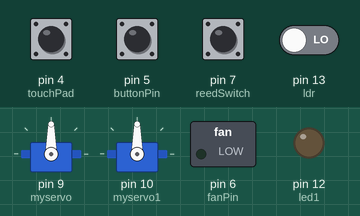
The sketch below on a simulated Arduino Uno, built with avr-gcc and run on an emulated ATmega328P. Parts: 2 × servo, switched loads named in the sketch (green lamp = pin HIGH), output pins drawn as LEDs (lit = HIGH). The test bench sets the inputs (shaded band); at power-on: pin 4 (touchPad), pin 5 (buttonPin), pin 7 (reedSwitch), pin 13 (ldr) LOW.

Above: at 1.3 s.
1.4 s: pin 4 (touchPad) pulled HIGH for 1 s
At 1.87 s:
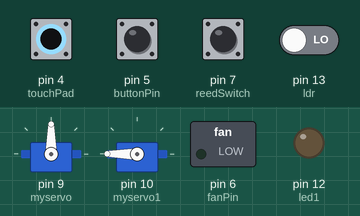
4.0 s: pin 5 (buttonPin) pulled HIGH for 0.3 s
At 4.37 s:
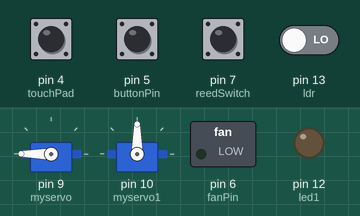
6.0 s: pin 13 (ldr) driven HIGH
At 6.7 s:
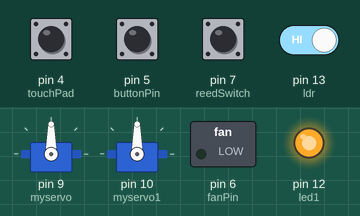
7.7 s: pin 4 (touchPad) pulled HIGH for 0.3 s
At 8.7 s:
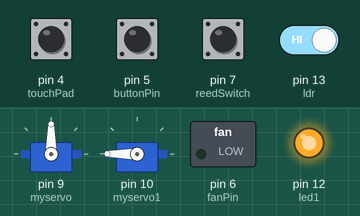
9.5 s: pin 5 (buttonPin) pulled HIGH for 1 s
At 9.88 s:
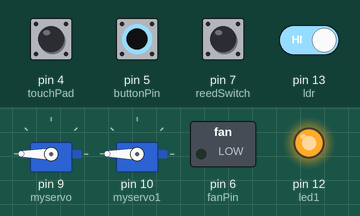
12.0 s: pin 13 (ldr) driven LOW
At 12.6 s:
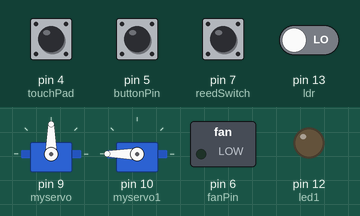
Timing chart, 0 to 14.7 s (numbered marks = the images above; inputs shaded):
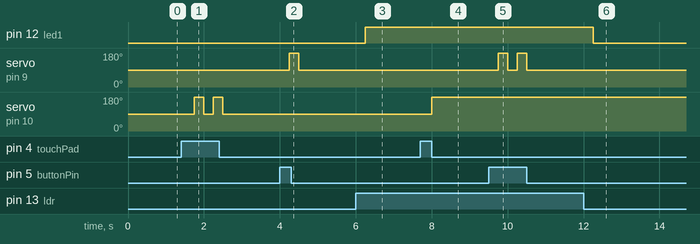

Measured:
- after the input at 1.4 s, servo on pin 10 (myservo1): alternates 180° for 0.25 s and 90° for 0.25 s, 4 changes in all, then stays 90°, starting after 0.35 s
- after the input at 4.0 s, servo on pin 9 (myservo): 90° → 180° after 0.25 s, → 90° 0.25 s later
- after the input at 6.0 s, pin 12 (led1): LOW → HIGH after 0.25 s
- after the input at 7.7 s, servo on pin 10 (myservo1): 90° → 180° after 0.31 s
- after the input at 9.5 s, servo on pin 9 (myservo): alternates 180° for 0.25 s and 90° for 0.25 s, 4 changes in all, then stays 90°, starting after 0.26 s
- after the input at 12.0 s, pin 12 (led1): HIGH → LOW after 0.26 s

The sketch:

homeAuto_iHub.ino
```cpp
#include <Servo.h>

//
Servo myservo;  // create servo object to control a servo
Servo myservo1;  // create servo object to control a servo
// twelve servo objects can be created on most boards

float tempC;
int reading;
int tempPin = A0;
int fanPin = 6;
int ldrPin = A3;
int buttonPin = 5;
int buttonCount=0;
int count = 0;
bool doorClosed = false;
int reedSwitch = 7;
int touchPad = 4;
int touchCount=0;
int ldr = 13;
int led1 = 12;
void setup()
{
analogReference(INTERNAL);
Serial.begin(9600);
pinMode(fanPin, OUTPUT);
pinMode(led1, OUTPUT);
pinMode(buttonPin, INPUT);
pinMode(reedSwitch, INPUT);
pinMode(touchPad, INPUT);
digitalWrite(fanPin, LOW);
 pinMode(ldr, INPUT);
myservo.attach(9);  // attaches the servo on pin 9 to the servo object
myservo1.attach(10);  // attaches the servo on pin 9 to the servo object
//dht.begin();
}

void loop()
{
int touchPadState = digitalRead(touchPad);
int doorState = digitalRead(reedSwitch);
int buttonState= digitalRead(buttonPin);
int lightValue = digitalRead(ldr);
delay(250);

/*
if(t > 26.00 )
  {
    digitalWrite(fanPin, HIGH);

  }

if(t <= 26.00 )
  {
    digitalWrite(fanPin, LOW);
  }
*/
if(buttonState == 1) buttonCount++;
if(buttonCount%2==0)
  {
    myservo.write(90);
    doorClosed = false;
  }
if(buttonCount%2==1 && doorClosed == false)
  {
    myservo.write(180);
  }
if(doorState == 1)
  {
     myservo.write(90);
     doorClosed = true;
  }


if(touchPadState == 1) touchCount++;
if(touchCount%2==0)
  {
    myservo1.write(90);
  }
if(touchCount%2==1)
  {
    myservo1.write(180);
  }

 if(lightValue == 1) digitalWrite(led1, HIGH);
 if(lightValue == 0) digitalWrite(led1, LOW);
}
```
